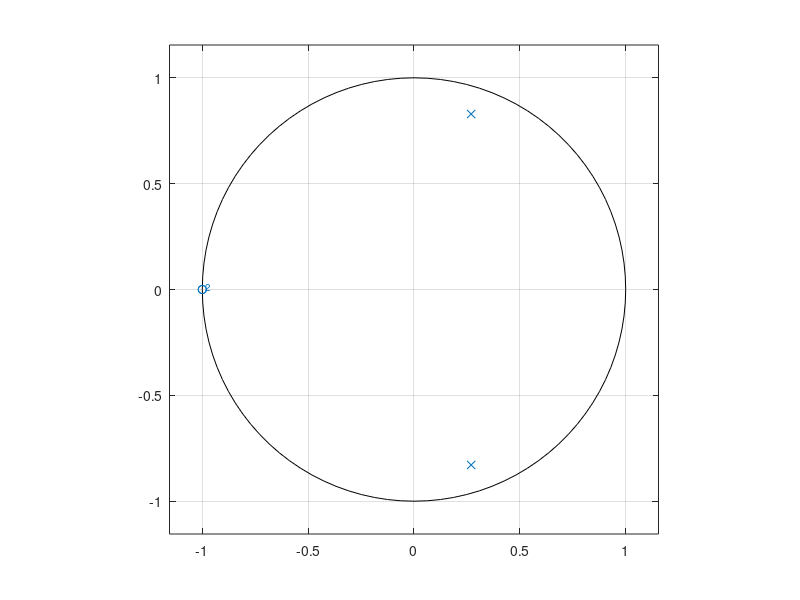
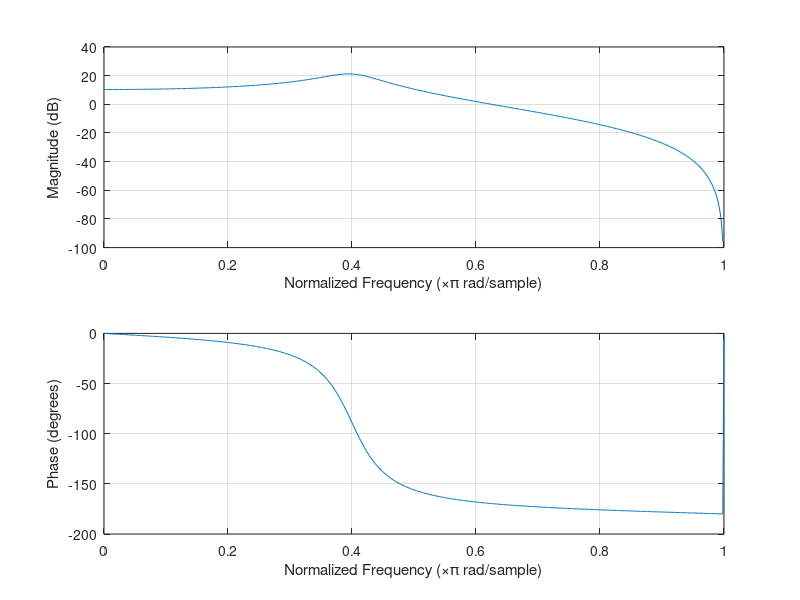

Recreate these plots in MATLAB, in order.
t = [1, 2, 1];
n = [1, -0.54, 0.76];

figure(1);
zplane(t, n);

figure(2);
freqz(t, n);

zero = [-1 -1];
pole = [0.26+0.34j 0.26-0.34j];

z = poly(zero);

p = poly(pole);